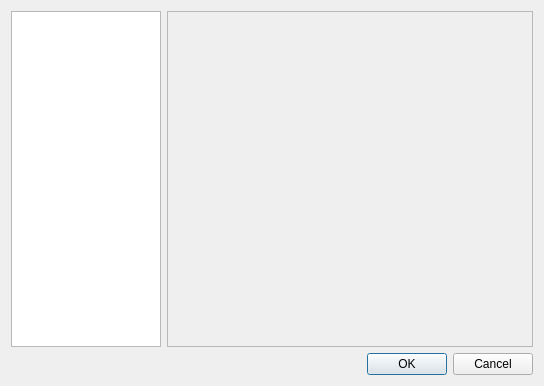
<?xml version="1.0" encoding="UTF-8"?>
<ui version="4.0">
 <class>cOptionsDialog</class>
 <widget class="QDialog" name="cOptionsDialog">
  <property name="geometry">
   <rect>
    <x>0</x>
    <y>0</y>
    <width>544</width>
    <height>386</height>
   </rect>
  </property>
  <property name="windowTitle">
   <string>Dialog</string>
  </property>
  <layout class="QGridLayout" name="gridLayout">
   <item row="0" column="0">
    <layout class="QHBoxLayout" name="horizontalLayout" stretch="1,100">
     <item>
      <widget class="QTreeView" name="m_lpCategoryList">
       <property name="minimumSize">
        <size>
         <width>150</width>
         <height>0</height>
        </size>
       </property>
       <property name="iconSize">
        <size>
         <width>24</width>
         <height>24</height>
        </size>
       </property>
       <property name="rootIsDecorated">
        <bool>false</bool>
       </property>
       <attribute name="headerVisible">
        <bool>false</bool>
       </attribute>
      </widget>
     </item>
     <item>
      <widget class="QScrollArea" name="scrollArea">
       <property name="widgetResizable">
        <bool>true</bool>
       </property>
       <widget class="QWidget" name="scrollAreaWidgetContents">
        <property name="geometry">
         <rect>
          <x>0</x>
          <y>0</y>
          <width>366</width>
          <height>335</height>
         </rect>
        </property>
       </widget>
      </widget>
     </item>
    </layout>
   </item>
   <item row="1" column="0">
    <widget class="QDialogButtonBox" name="buttonBox">
     <property name="orientation">
      <enum>Qt::Horizontal</enum>
     </property>
     <property name="standardButtons">
      <set>QDialogButtonBox::Cancel|QDialogButtonBox::Ok</set>
     </property>
    </widget>
   </item>
  </layout>
 </widget>
 <resources/>
 <connections>
  <connection>
   <sender>buttonBox</sender>
   <signal>accepted()</signal>
   <receiver>cOptionsDialog</receiver>
   <slot>accept()</slot>
   <hints>
    <hint type="sourcelabel">
     <x>248</x>
     <y>254</y>
    </hint>
    <hint type="destinationlabel">
     <x>157</x>
     <y>274</y>
    </hint>
   </hints>
  </connection>
  <connection>
   <sender>buttonBox</sender>
   <signal>rejected()</signal>
   <receiver>cOptionsDialog</receiver>
   <slot>reject()</slot>
   <hints>
    <hint type="sourcelabel">
     <x>316</x>
     <y>260</y>
    </hint>
    <hint type="destinationlabel">
     <x>286</x>
     <y>274</y>
    </hint>
   </hints>
  </connection>
 </connections>
</ui>
